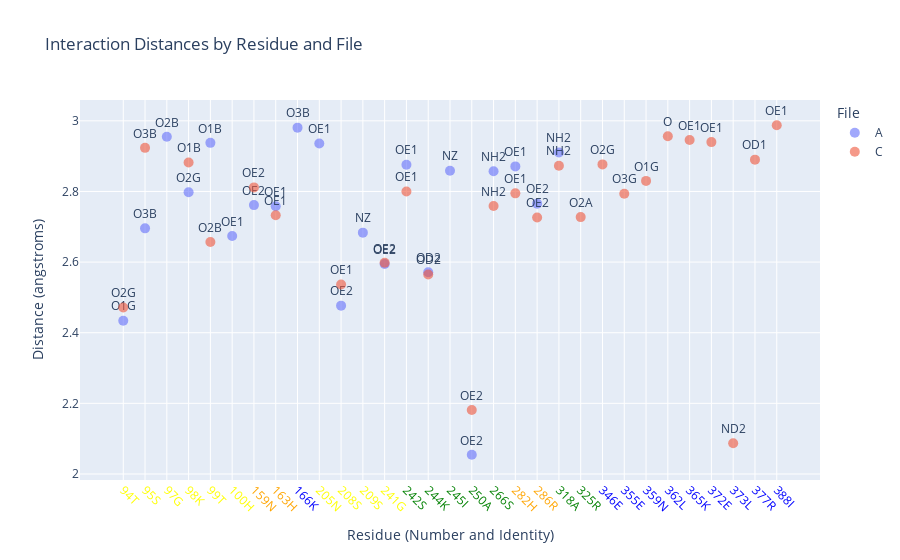

The notebook cell this image was saved under:
### Code cell
import pandas as pd
import plotly.express as px

# # Load the data
# csv_file_path = "interaction_summary.csv"
# interaction_df = pd.read_csv(csv_file_path)

# Create a new column for the x-axis labels by concatenating residue number and amino acid
interaction_df['residue_label'] = interaction_df['residue_number'].astype(str) + interaction_df['amino_acid']

# Sort the dataframe by file and residue number to maintain order
interaction_df = interaction_df.sort_values(by=['file', 'residue_number'])

# Convert residue_label to a categorical type with the correct order
interaction_df['residue_label'] = pd.Categorical(interaction_df['residue_label'], 
                                                 categories=sorted(interaction_df['residue_label'].unique(), key=lambda x: int(''.join(filter(str.isdigit, x)))), 
                                                 ordered=True)

# Define a color map for interacting chains
color_map = {
    'kinesin B': 'blue',
    'alpha-tubulin': 'green',
    'beta-tubulin': 'orange',
    'ATP': 'yellow'
}

# Scatter plot for interaction distances, coloring by file
fig_scatter = px.scatter(interaction_df, x='residue_label', y='distance (angstroms)', color='file', text='interacting_atom',
                         title='Interaction Distances by Residue and File',
                         labels={'residue_label': 'Residue (Number and Identity)', 'distance (angstroms)': 'Distance (angstroms)', 'file': 'File'},
                         hover_data=['interacting_chain'])

fig_scatter.update_traces(textposition='top center', marker=dict(size=10, opacity=0.6))

# Custom x-axis with colored labels
fig_scatter.update_layout(
    xaxis=dict(
        tickmode='array',
        tickvals=list(range(len(interaction_df['residue_label'].cat.categories))),
        ticktext=[f"<span style='color:{color_map[interaction_df[interaction_df['residue_label'] == res]['interacting_chain'].iloc[0]]}'>{res}</span>" for res in interaction_df['residue_label'].cat.categories],
        tickangle=45
    )
)

# Show the plot
fig_scatter.show()

### Figure 1 — Plotly figure (JSON) as saved in the notebook; plotly's stock layout.template omitted (floating-point values rounded to 4 significant figures)
{"data": [{"customdata": [["ATP"], ["ATP"], ["ATP"], ["ATP"], ["ATP"], ["beta-tubulin"], ["beta-tubulin"], ["kinesin B"], ["ATP"], ["alpha-tubulin"], ["alpha-tubulin"], ["alpha-tubulin"], ["alpha-tubulin"], ["beta-tubulin"], ["beta-tubulin"], ["kinesin B"], ["kinesin B"], ["kinesin B"], ["kinesin B"], ["kinesin B"], ["kinesin B"]], "hovertemplate": "File=A<br>Residue (Number and Identity)=%{x}<br>Distance (angstroms)=%{y}<br>interacting_atom=%{text}<br>interacting_chain=%{customdata[0]}<extra></extra>", "legendgroup": "A", "marker": {"color": "#636efa", "opacity": 0.6, "size": 10, "symbol": "circle"}, "mode": "markers+text", "name": "A", "orientation": "v", "showlegend": true, "text": ["O1G", "O3B", "O2B", "O2G", "O1B", "OE1", "OE2", "OE1", "O3B", "OE1", "OE2", "NZ", "OE2", "OE1", "OD2", "NZ", "OE2", "NH2", "OE1", "OE2", "NH2"], "textposition": "top center", "type": "scatter", "x": ["94T", "95S", "97G", "98K", "99T", "159N", "163H", "166K", "205N", "242S", "244K", "250A", "266S", "282H", "286R", "346E", "359N", "372E", "373L", "377R", "388I"], "xaxis": "x", "y": [2.434, 2.696, 2.955, 2.798, 2.938, 2.674, 2.761, 2.758, 2.981, 2.936, 2.477, 2.683, 2.595, 2.876, 2.571, 2.859, 2.054, 2.857, 2.871, 2.766, 2.91], "yaxis": "y"}, {"customdata": [["ATP"], ["ATP"], ["ATP"], ["ATP"], ["ATP"], ["beta-tubulin"], ["kinesin B"], ["ATP"], ["ATP"], ["ATP"], ["alpha-tubulin"], ["alpha-tubulin"], ["alpha-tubulin"], ["beta-tubulin"], ["beta-tubulin"], ["alpha-tubulin"], ["alpha-tubulin"], ["kinesin B"], ["kinesin B"], ["kinesin B"], ["kinesin B"], ["kinesin B"], ["kinesin B"], ["kinesin B"], ["kinesin B"]], "hovertemplate": "File=C<br>Residue (Number and Identity)=%{x}<br>Distance (angstroms)=%{y}<br>interacting_atom=%{text}<br>interacting_chain=%{customdata[0]}<extra></extra>", "legendgroup": "C", "marker": {"color": "#EF553B", "opacity": 0.6, "size": 10, "symbol": "circle"}, "mode": "markers+text", "name": "C", "orientation": "v", "showlegend": true, "text": ["O2G", "O3B", "O1B", "O2B", "O2A", "OE2", "OE1", "O2G", "O3G", "O1G", "OE1", "O", "OE2", "OE1", "OD2", "OE1", "OE1", "ND2", "OE2", "OD1", "OE1", "NH2", "OE1", "OE2", "NH2"], "textposition": "top center", "type": "scatter", "x": ["94T", "95S", "98K", "99T", "100H", "163H", "166K", "208S", "209S", "241G", "244K", "245I", "266S", "282H", "286R", "318A", "325R", "355E", "359N", "362L", "365K", "372E", "373L", "377R", "388I"], "xaxis": "x", "y": [2.471, 2.924, 2.882, 2.657, 2.727, 2.811, 2.733, 2.877, 2.794, 2.83, 2.537, 2.956, 2.598, 2.8, 2.565, 2.946, 2.94, 2.087, 2.181, 2.89, 2.988, 2.759, 2.795, 2.726, 2.873], "yaxis": "y"}], "layout": {"legend": {"title": {"text": "File"}, "tracegroupgap": 0}, "title": {"text": "Interaction Distances by Residue and File"}, "xaxis": {"anchor": "y", "domain": [0, 1], "tickangle": 45, "tickmode": "array", "ticktext": ["<span style='color:yellow'>94T</span>", "<span style='color:yellow'>95S</span>", "<span style='color:yellow'>97G</span>", "<span style='color:yellow'>98K</span>", "<span style='color:yellow'>99T</span>", "<span style='color:yellow'>100H</span>", "<span style='color:orange'>159N</span>", "<span style='color:orange'>163H</span>", "<span style='color:blue'>166K</span>", "<span style='color:yellow'>205N</span>", "<span style='color:yellow'>208S</span>", "<span style='color:yellow'>209S</span>", "<span style='color:yellow'>241G</span>", "<span style='color:green'>242S</span>", "<span style='color:green'>244K</span>", "<span style='color:green'>245I</span>", "<span style='color:green'>250A</span>", "<span style='color:green'>266S</span>", "<span style='color:orange'>282H</span>", "<span style='color:orange'>286R</span>", "<span style='color:green'>318A</span>", "<span style='color:green'>325R</span>", "<span style='color:blue'>346E</span>", "<span style='color:blue'>355E</span>", "<span style='color:blue'>359N</span>", "<span style='color:blue'>362L</span>", "<span style='color:blue'>365K</span>", "<span style='color:blue'>372E</span>", "<span style='color:blue'>373L</span>", "<span style='color:blue'>377R</span>", "<span style='color:blue'>388I</span>"], "tickvals": [0, 1, 2, 3, 4, 5, 6, 7, 8, 9, 10, 11, 12, 13, 14, 15, 16, 17, 18, 19, 20, 21, 22, 23, 24, 25, 26, 27, 28, 29, 30], "title": {"text": "Residue (Number and Identity)"}}, "yaxis": {"anchor": "x", "domain": [0, 1], "title": {"text": "Distance (angstroms)"}}}}
